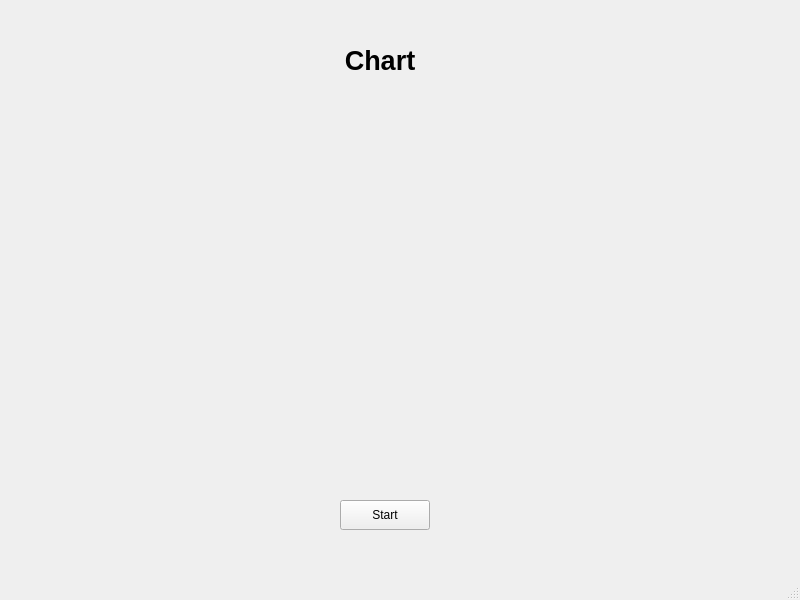
<?xml version="1.0" encoding="UTF-8"?>
<ui version="4.0">
 <class>MainWindow</class>
 <widget class="QMainWindow" name="MainWindow">
  <property name="geometry">
   <rect>
    <x>0</x>
    <y>0</y>
    <width>800</width>
    <height>600</height>
   </rect>
  </property>
  <property name="windowTitle">
   <string>MainWindow</string>
  </property>
  <widget class="QWidget" name="centralwidget">
   <widget class="QLabel" name="lbl_text">
    <property name="geometry">
     <rect>
      <x>300</x>
      <y>30</y>
      <width>160</width>
      <height>60</height>
     </rect>
    </property>
    <property name="font">
     <font>
      <pointsize>20</pointsize>
      <weight>75</weight>
      <bold>true</bold>
     </font>
    </property>
    <property name="text">
     <string>Chart</string>
    </property>
    <property name="alignment">
     <set>Qt::AlignCenter</set>
    </property>
   </widget>
   <widget class="QPushButton" name="btn_start">
    <property name="geometry">
     <rect>
      <x>340</x>
      <y>500</y>
      <width>90</width>
      <height>30</height>
     </rect>
    </property>
    <property name="text">
     <string>Start</string>
    </property>
   </widget>
   <widget class="QWidget" name="verticalLayoutWidget">
    <property name="geometry">
     <rect>
      <x>10</x>
      <y>100</y>
      <width>781</width>
      <height>381</height>
     </rect>
    </property>
    <layout class="QVBoxLayout" name="verticalLayout"/>
   </widget>
  </widget>
  <widget class="QMenuBar" name="menubar">
   <property name="geometry">
    <rect>
     <x>0</x>
     <y>0</y>
     <width>800</width>
     <height>26</height>
    </rect>
   </property>
  </widget>
  <widget class="QStatusBar" name="statusbar"/>
 </widget>
 <resources/>
 <connections/>
</ui>
